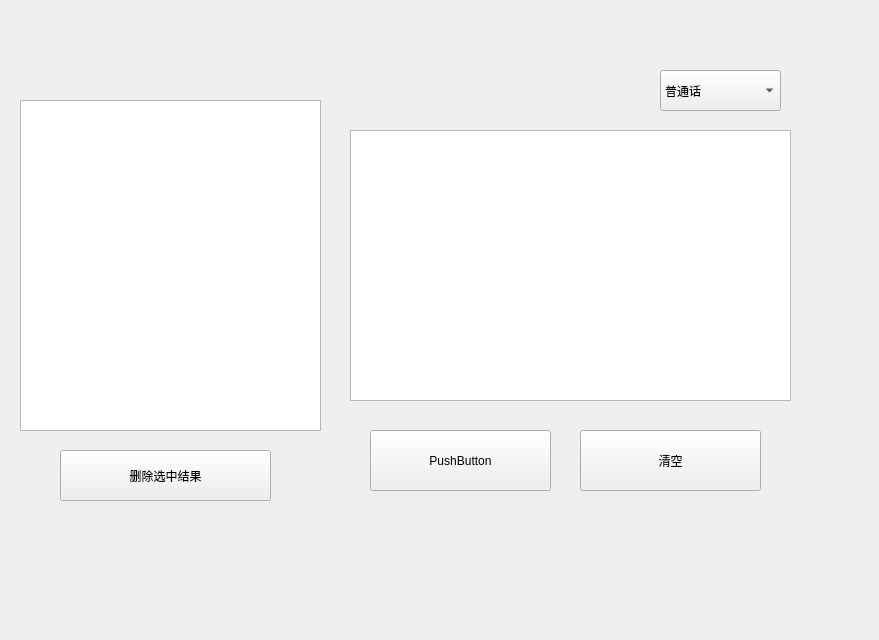
<?xml version="1.0" encoding="UTF-8"?>
<ui version="4.0">
 <class>Widget</class>
 <widget class="QWidget" name="Widget">
  <property name="geometry">
   <rect>
    <x>0</x>
    <y>0</y>
    <width>879</width>
    <height>640</height>
   </rect>
  </property>
  <property name="windowTitle">
   <string>Widget</string>
  </property>
  <widget class="QPushButton" name="pushButton">
   <property name="geometry">
    <rect>
     <x>370</x>
     <y>430</y>
     <width>181</width>
     <height>61</height>
    </rect>
   </property>
   <property name="text">
    <string>PushButton</string>
   </property>
  </widget>
  <widget class="QPushButton" name="clearButton">
   <property name="geometry">
    <rect>
     <x>580</x>
     <y>430</y>
     <width>181</width>
     <height>61</height>
    </rect>
   </property>
   <property name="text">
    <string>清空</string>
   </property>
  </widget>
  <widget class="QTextEdit" name="textEdit">
   <property name="geometry">
    <rect>
     <x>350</x>
     <y>130</y>
     <width>441</width>
     <height>271</height>
    </rect>
   </property>
  </widget>
  <widget class="QComboBox" name="comboBox">
   <property name="geometry">
    <rect>
     <x>660</x>
     <y>70</y>
     <width>121</width>
     <height>41</height>
    </rect>
   </property>
   <property name="font">
    <font>
     <family>黑体</family>
    </font>
   </property>
   <item>
    <property name="text">
     <string>普通话</string>
    </property>
   </item>
   <item>
    <property name="text">
     <string>英文</string>
    </property>
   </item>
  </widget>
  <widget class="QTableWidget" name="tableWidget">
   <property name="geometry">
    <rect>
     <x>20</x>
     <y>100</y>
     <width>301</width>
     <height>331</height>
    </rect>
   </property>
  </widget>
  <widget class="QPushButton" name="deleteButton">
   <property name="geometry">
    <rect>
     <x>60</x>
     <y>450</y>
     <width>211</width>
     <height>51</height>
    </rect>
   </property>
   <property name="text">
    <string>删除选中结果</string>
   </property>
  </widget>
 </widget>
 <resources/>
 <connections/>
</ui>
